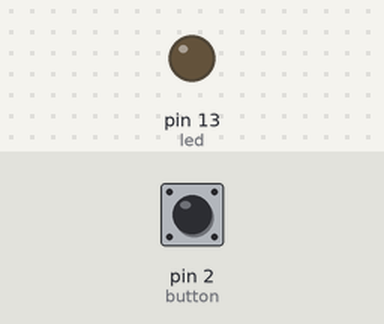
Recording of a sketch running on a simulated Arduino Uno, built with avr-gcc and run on an emulated ATmega328P. Shown: output pins drawn as LEDs (lit = HIGH). The inputs (shaded band) are chosen by the test bench; at power-on: pin 2 (button) LOW.

Above: at 1.2 s.
1.3 s: pin 2 (button) pulled HIGH for 0.15 s
At 1.38 s:
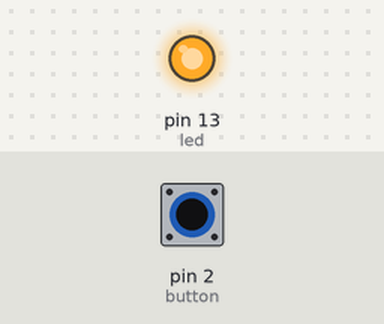
2.9 s: pin 2 (button) pulled HIGH for 3.2 s
At 7.0 s:
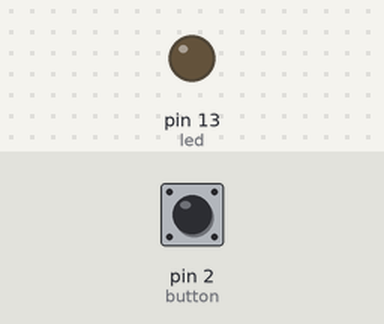
Timing chart, 0 to 8.5 s (numbered marks = the images above; inputs shaded):
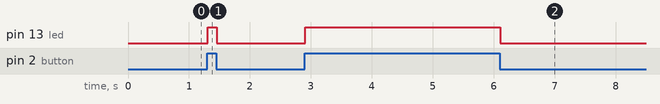

The sketch:

Button.ino
```cpp
// Define pins: Button connected to pin 2, LED connected to pin 13
int button = 2;
int led = 13;

void setup() {
  // Set pin modes: Button for receiving signal, LED for controlling on/off
  pinMode(button, INPUT);
  pinMode(led, OUTPUT);
}

void loop() {
  // Read button state: 1 = pressed, 0 = not pressed
  int buttonState = digitalRead(button);
  delay(5);  // Anti-jitter delay (fixes LED flickering)

  // Press button → LED on; release → LED off
  if (buttonState == 1) {
    digitalWrite(led, HIGH);  // Pressed → LED on
  } else {
    digitalWrite(led, LOW);   // Not pressed → LED off
  }
}
```

Measured:
- after the input at 1.3 s, pin 13 (led): LOW → HIGH at once, → LOW 0.15 s later
- after the input at 2.9 s, pin 13 (led): LOW → HIGH at once, → LOW 3.2 s later
